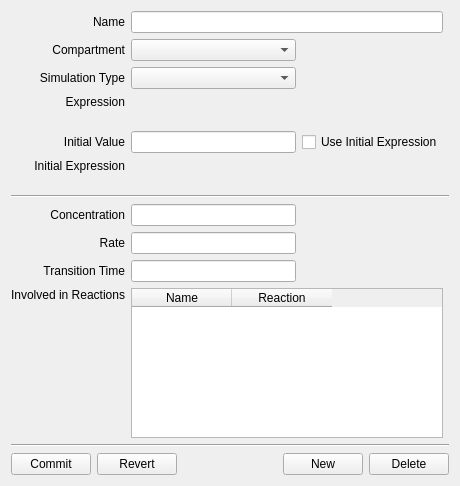
<ui version="4.0" >
<comment> Begin CVS Header </comment>
<comment>   $Source: /Volumes/Home/Users/shoops/cvs/copasi_dev/copasi/UI/CQSpeciesDetail.ui,v $ </comment>
<comment>   $Revision: 1.5 $ </comment>
<comment>   $Name:  $ </comment>
<comment>   $Author: shoops $ </comment>
<comment>   $Date: 2011/05/02 18:49:39 $ </comment>
<comment> End CVS Header </comment>

<comment> Copyright (C) 2011 - 2010 by Pedro Mendes, Virginia Tech Intellectual </comment>
<comment> Properties, Inc., University of Heidelberg, and The University </comment>
<comment> of Manchester. </comment>

<comment> Copyright (C) 2008 by Pedro Mendes, Virginia Tech Intellectual </comment>
<comment> Properties, Inc., EML Research, gGmbH, University of Heidelberg, </comment>
<comment> and The University of Manchester. </comment>
<comment> All rights reserved. </comment>
 <class>CQSpeciesDetail</class>
 <widget class="CopasiWidget" name="CQSpeciesDetail" >
  <property name="geometry" >
   <rect>
    <x>0</x>
    <y>0</y>
    <width>460</width>
    <height>486</height>
   </rect>
  </property>
  <property name="sizePolicy" >
   <sizepolicy vsizetype="Preferred" hsizetype="Preferred" >
    <horstretch>0</horstretch>
    <verstretch>0</verstretch>
   </sizepolicy>
  </property>
  <property name="caption" stdset="0" >
   <string>Metabolite</string>
  </property>
  <layout class="QVBoxLayout" name="verticalLayout" >
   <item>
    <layout class="QGridLayout" name="gridLayout" >
     <item row="0" column="0" >
      <widget class="QLabel" name="mpLblName" >
       <property name="sizePolicy" >
        <sizepolicy vsizetype="Minimum" hsizetype="Preferred" >
         <horstretch>0</horstretch>
         <verstretch>0</verstretch>
        </sizepolicy>
       </property>
       <property name="text" >
        <string>Name</string>
       </property>
       <property name="alignment" >
        <set>Qt::AlignRight|Qt::AlignTrailing|Qt::AlignVCenter</set>
       </property>
       <property name="wordWrap" >
        <bool>false</bool>
       </property>
      </widget>
     </item>
     <item row="1" column="0" >
      <widget class="QLabel" name="mpLblCompartment" >
       <property name="sizePolicy" >
        <sizepolicy vsizetype="Minimum" hsizetype="Preferred" >
         <horstretch>0</horstretch>
         <verstretch>0</verstretch>
        </sizepolicy>
       </property>
       <property name="text" >
        <string>Compartment</string>
       </property>
       <property name="alignment" >
        <set>Qt::AlignRight|Qt::AlignTrailing|Qt::AlignVCenter</set>
       </property>
       <property name="wordWrap" >
        <bool>false</bool>
       </property>
      </widget>
     </item>
     <item row="1" column="1" >
      <widget class="QComboBox" name="mpComboBoxCompartment" >
       <property name="sizePolicy" >
        <sizepolicy vsizetype="Fixed" hsizetype="MinimumExpanding" >
         <horstretch>0</horstretch>
         <verstretch>0</verstretch>
        </sizepolicy>
       </property>
      </widget>
     </item>
     <item row="2" column="0" >
      <widget class="QLabel" name="mpLblType" >
       <property name="sizePolicy" >
        <sizepolicy vsizetype="Minimum" hsizetype="Preferred" >
         <horstretch>0</horstretch>
         <verstretch>0</verstretch>
        </sizepolicy>
       </property>
       <property name="text" >
        <string>Simulation Type</string>
       </property>
       <property name="alignment" >
        <set>Qt::AlignRight|Qt::AlignTrailing|Qt::AlignVCenter</set>
       </property>
       <property name="wordWrap" >
        <bool>false</bool>
       </property>
      </widget>
     </item>
     <item row="2" column="1" >
      <widget class="QComboBox" name="mpComboBoxType" >
       <property name="sizePolicy" >
        <sizepolicy vsizetype="Fixed" hsizetype="MinimumExpanding" >
         <horstretch>0</horstretch>
         <verstretch>0</verstretch>
        </sizepolicy>
       </property>
      </widget>
     </item>
     <item row="3" column="0" >
      <widget class="QLabel" name="mpLblExpression" >
       <property name="sizePolicy" >
        <sizepolicy vsizetype="Minimum" hsizetype="Preferred" >
         <horstretch>0</horstretch>
         <verstretch>0</verstretch>
        </sizepolicy>
       </property>
       <property name="text" >
        <string>Expression</string>
       </property>
       <property name="alignment" >
        <set>Qt::AlignRight|Qt::AlignTop|Qt::AlignTrailing</set>
       </property>
       <property name="wordWrap" >
        <bool>false</bool>
       </property>
      </widget>
     </item>
     <item row="4" column="0" >
      <widget class="QLabel" name="mpLblInitialValue" >
       <property name="sizePolicy" >
        <sizepolicy vsizetype="Preferred" hsizetype="Preferred" >
         <horstretch>0</horstretch>
         <verstretch>0</verstretch>
        </sizepolicy>
       </property>
       <property name="text" >
        <string>Initial Value</string>
       </property>
       <property name="alignment" >
        <set>Qt::AlignRight|Qt::AlignTrailing|Qt::AlignVCenter</set>
       </property>
       <property name="wordWrap" >
        <bool>false</bool>
       </property>
      </widget>
     </item>
     <item row="5" column="0" >
      <widget class="QLabel" name="mpLblInitialExpression" >
       <property name="sizePolicy" >
        <sizepolicy vsizetype="Minimum" hsizetype="Preferred" >
         <horstretch>0</horstretch>
         <verstretch>0</verstretch>
        </sizepolicy>
       </property>
       <property name="text" >
        <string>Initial Expression</string>
       </property>
       <property name="alignment" >
        <set>Qt::AlignRight|Qt::AlignTop|Qt::AlignTrailing</set>
       </property>
       <property name="wordWrap" >
        <bool>false</bool>
       </property>
      </widget>
     </item>
     <item row="6" column="0" colspan="4" >
      <widget class="Line" name="mpLine1" >
       <property name="frameShape" >
        <enum>QFrame::HLine</enum>
       </property>
       <property name="frameShadow" >
        <enum>QFrame::Sunken</enum>
       </property>
      </widget>
     </item>
     <item row="7" column="0" >
      <widget class="QLabel" name="mpLblValue" >
       <property name="sizePolicy" >
        <sizepolicy vsizetype="Minimum" hsizetype="Preferred" >
         <horstretch>0</horstretch>
         <verstretch>0</verstretch>
        </sizepolicy>
       </property>
       <property name="text" >
        <string>Concentration</string>
       </property>
       <property name="alignment" >
        <set>Qt::AlignRight|Qt::AlignTrailing|Qt::AlignVCenter</set>
       </property>
       <property name="wordWrap" >
        <bool>false</bool>
       </property>
      </widget>
     </item>
     <item row="8" column="0" >
      <widget class="QLabel" name="mpLblRate" >
       <property name="sizePolicy" >
        <sizepolicy vsizetype="Minimum" hsizetype="Preferred" >
         <horstretch>0</horstretch>
         <verstretch>0</verstretch>
        </sizepolicy>
       </property>
       <property name="text" >
        <string>Rate</string>
       </property>
       <property name="alignment" >
        <set>Qt::AlignRight|Qt::AlignTrailing|Qt::AlignVCenter</set>
       </property>
       <property name="wordWrap" >
        <bool>false</bool>
       </property>
      </widget>
     </item>
     <item row="9" column="0" >
      <widget class="QLabel" name="mpLblTransitionTime" >
       <property name="sizePolicy" >
        <sizepolicy vsizetype="Minimum" hsizetype="Preferred" >
         <horstretch>0</horstretch>
         <verstretch>0</verstretch>
        </sizepolicy>
       </property>
       <property name="text" >
        <string>Transition Time</string>
       </property>
       <property name="alignment" >
        <set>Qt::AlignRight|Qt::AlignTrailing|Qt::AlignVCenter</set>
       </property>
       <property name="wordWrap" >
        <bool>false</bool>
       </property>
      </widget>
     </item>
     <item row="10" column="0" >
      <widget class="QLabel" name="mpLblReactions" >
       <property name="sizePolicy" >
        <sizepolicy vsizetype="Minimum" hsizetype="Preferred" >
         <horstretch>0</horstretch>
         <verstretch>0</verstretch>
        </sizepolicy>
       </property>
       <property name="text" >
        <string>Involved in Reactions</string>
       </property>
       <property name="textFormat" >
        <enum>Qt::AutoText</enum>
       </property>
       <property name="alignment" >
        <set>Qt::AlignRight|Qt::AlignTop|Qt::AlignTrailing</set>
       </property>
       <property name="wordWrap" >
        <bool>true</bool>
       </property>
      </widget>
     </item>
     <item row="12" column="0" colspan="4" >
      <widget class="Line" name="mpLine2" >
       <property name="frameShape" >
        <enum>QFrame::HLine</enum>
       </property>
       <property name="frameShadow" >
        <enum>QFrame::Sunken</enum>
       </property>
      </widget>
     </item>
     <item row="10" column="1" colspan="2" >
      <widget class="QTableWidget" name="mpReactionTable" >
       <property name="selectionBehavior" >
        <enum>QAbstractItemView::SelectRows</enum>
       </property>
       <property name="horizontalScrollMode" >
        <enum>QAbstractItemView::ScrollPerPixel</enum>
       </property>
       <property name="showGrid" >
        <bool>false</bool>
       </property>
       <property name="columnCount" >
        <number>2</number>
       </property>
       <column>
        <property name="text" >
         <string>Name</string>
        </property>
       </column>
       <column>
        <property name="text" >
         <string>Reaction</string>
        </property>
       </column>
      </widget>
     </item>
     <item row="9" column="1" >
      <widget class="QLineEdit" name="mpEditTransitionTime" >
       <property name="sizePolicy" >
        <sizepolicy vsizetype="Preferred" hsizetype="MinimumExpanding" >
         <horstretch>0</horstretch>
         <verstretch>0</verstretch>
        </sizepolicy>
       </property>
       <property name="readOnly" >
        <bool>true</bool>
       </property>
      </widget>
     </item>
     <item row="8" column="1" >
      <widget class="QLineEdit" name="mpEditRate" >
       <property name="sizePolicy" >
        <sizepolicy vsizetype="Preferred" hsizetype="MinimumExpanding" >
         <horstretch>0</horstretch>
         <verstretch>0</verstretch>
        </sizepolicy>
       </property>
       <property name="readOnly" >
        <bool>true</bool>
       </property>
      </widget>
     </item>
     <item row="7" column="1" >
      <widget class="QLineEdit" name="mpEditCurrentValue" >
       <property name="sizePolicy" >
        <sizepolicy vsizetype="Preferred" hsizetype="MinimumExpanding" >
         <horstretch>0</horstretch>
         <verstretch>0</verstretch>
        </sizepolicy>
       </property>
       <property name="readOnly" >
        <bool>true</bool>
       </property>
      </widget>
     </item>
     <item row="5" column="1" colspan="2" >
      <widget class="CQExpressionMmlStackedWidget" name="mpInitialExpressionEMW" >
       <property name="minimumSize" >
        <size>
         <width>300</width>
         <height>30</height>
        </size>
       </property>
       <property name="focusPolicy" >
        <enum>Qt::TabFocus</enum>
       </property>
       <widget class="QWidget" name="page_3" />
       <widget class="QWidget" name="page_4" />
      </widget>
     </item>
     <item row="4" column="1" >
      <widget class="QLineEdit" name="mpEditInitialValue" >
       <property name="sizePolicy" >
        <sizepolicy vsizetype="Preferred" hsizetype="MinimumExpanding" >
         <horstretch>0</horstretch>
         <verstretch>0</verstretch>
        </sizepolicy>
       </property>
      </widget>
     </item>
     <item row="3" column="1" colspan="2" >
      <widget class="CQExpressionMmlStackedWidget" name="mpExpressionEMW" >
       <property name="minimumSize" >
        <size>
         <width>300</width>
         <height>30</height>
        </size>
       </property>
       <property name="focusPolicy" >
        <enum>Qt::TabFocus</enum>
       </property>
       <widget class="QWidget" name="page" />
       <widget class="QWidget" name="page_2" />
      </widget>
     </item>
     <item row="0" column="1" colspan="2" >
      <widget class="QLineEdit" name="mpEditName" >
       <property name="sizePolicy" >
        <sizepolicy vsizetype="Fixed" hsizetype="MinimumExpanding" >
         <horstretch>0</horstretch>
         <verstretch>0</verstretch>
        </sizepolicy>
       </property>
      </widget>
     </item>
     <item row="4" column="2" >
      <widget class="QCheckBox" name="mpBoxUseInitialExpression" >
       <property name="text" >
        <string>Use Initial Expression</string>
       </property>
      </widget>
     </item>
     <item row="11" column="1" colspan="2" >
      <spacer name="mpSpacer" >
       <property name="orientation" >
        <enum>Qt::Vertical</enum>
       </property>
       <property name="sizeType" >
        <enum>QSizePolicy::Expanding</enum>
       </property>
       <property name="sizeHint" stdset="0" >
        <size>
         <width>17</width>
         <height>13</height>
        </size>
       </property>
      </spacer>
     </item>
    </layout>
   </item>
   <item>
    <layout class="QHBoxLayout" name="mpBtnLayout" >
     <item>
      <widget class="QPushButton" name="mpBtnCommit" >
       <property name="text" >
        <string>Commit</string>
       </property>
      </widget>
     </item>
     <item>
      <widget class="QPushButton" name="mpBtnRevert" >
       <property name="text" >
        <string>Revert</string>
       </property>
      </widget>
     </item>
     <item>
      <spacer name="mpBtnSpacer" >
       <property name="orientation" >
        <enum>Qt::Horizontal</enum>
       </property>
       <property name="sizeHint" stdset="0" >
        <size>
         <width>40</width>
         <height>20</height>
        </size>
       </property>
      </spacer>
     </item>
     <item>
      <widget class="QPushButton" name="mpBtnNew" >
       <property name="text" >
        <string>New</string>
       </property>
      </widget>
     </item>
     <item>
      <widget class="QPushButton" name="mpBtnDelete" >
       <property name="text" >
        <string>Delete</string>
       </property>
      </widget>
     </item>
    </layout>
   </item>
  </layout>
 </widget>
 <layoutdefault spacing="6" margin="11" />
 <customwidgets>
  <customwidget>
   <class>CopasiWidget</class>
   <extends>QWidget</extends>
   <header>copasi/UI/copasiWidget.h</header>
   <container>1</container>
  </customwidget>
  <customwidget>
   <class>CQExpressionMmlStackedWidget</class>
   <extends>QStackedWidget</extends>
   <header>CQExpressionMmlStackedWidget.h</header>
   <container>1</container>
  </customwidget>
 </customwidgets>
 <tabstops>
  <tabstop>mpComboBoxCompartment</tabstop>
  <tabstop>mpComboBoxType</tabstop>
  <tabstop>mpBtnCommit</tabstop>
  <tabstop>mpBtnRevert</tabstop>
  <tabstop>mpBtnNew</tabstop>
  <tabstop>mpBtnDelete</tabstop>
 </tabstops>
 <includes>
  <include location="global" >string</include>
  <include location="local" >copasi/UI/copasiWidget.h</include>
  <include location="local" >CQExpressionMmlWidget.h</include>
 </includes>
 <resources/>
 <connections>
  <connection>
   <sender>mpBtnCommit</sender>
   <signal>clicked()</signal>
   <receiver>CQSpeciesDetail</receiver>
   <slot>slotBtnCommit()</slot>
   <hints>
    <hint type="sourcelabel" >
     <x>32</x>
     <y>462</y>
    </hint>
    <hint type="destinationlabel" >
     <x>20</x>
     <y>20</y>
    </hint>
   </hints>
  </connection>
  <connection>
   <sender>mpBtnDelete</sender>
   <signal>clicked()</signal>
   <receiver>CQSpeciesDetail</receiver>
   <slot>slotBtnDelete()</slot>
   <hints>
    <hint type="sourcelabel" >
     <x>400</x>
     <y>462</y>
    </hint>
    <hint type="destinationlabel" >
     <x>20</x>
     <y>20</y>
    </hint>
   </hints>
  </connection>
  <connection>
   <sender>mpBtnNew</sender>
   <signal>clicked()</signal>
   <receiver>CQSpeciesDetail</receiver>
   <slot>slotBtnNew()</slot>
   <hints>
    <hint type="sourcelabel" >
     <x>331</x>
     <y>462</y>
    </hint>
    <hint type="destinationlabel" >
     <x>20</x>
     <y>20</y>
    </hint>
   </hints>
  </connection>
  <connection>
   <sender>mpBtnRevert</sender>
   <signal>clicked()</signal>
   <receiver>CQSpeciesDetail</receiver>
   <slot>slotBtnRevert()</slot>
   <hints>
    <hint type="sourcelabel" >
     <x>124</x>
     <y>462</y>
    </hint>
    <hint type="destinationlabel" >
     <x>20</x>
     <y>20</y>
    </hint>
   </hints>
  </connection>
  <connection>
   <sender>mpComboBoxCompartment</sender>
   <signal>activated(int)</signal>
   <receiver>CQSpeciesDetail</receiver>
   <slot>slotCompartmentChanged(int)</slot>
   <hints>
    <hint type="sourcelabel" >
     <x>173</x>
     <y>62</y>
    </hint>
    <hint type="destinationlabel" >
     <x>20</x>
     <y>20</y>
    </hint>
   </hints>
  </connection>
  <connection>
   <sender>mpComboBoxType</sender>
   <signal>activated(int)</signal>
   <receiver>CQSpeciesDetail</receiver>
   <slot>slotTypeChanged(int)</slot>
   <hints>
    <hint type="sourcelabel" >
     <x>173</x>
     <y>92</y>
    </hint>
    <hint type="destinationlabel" >
     <x>20</x>
     <y>20</y>
    </hint>
   </hints>
  </connection>
  <connection>
   <sender>mpEditInitialValue</sender>
   <signal>lostFocus()</signal>
   <receiver>CQSpeciesDetail</receiver>
   <slot>slotInitialValueLostFocus()</slot>
   <hints>
    <hint type="sourcelabel" >
     <x>176</x>
     <y>164</y>
    </hint>
    <hint type="destinationlabel" >
     <x>20</x>
     <y>20</y>
    </hint>
   </hints>
  </connection>
  <connection>
   <sender>mpBoxUseInitialExpression</sender>
   <signal>toggled(bool)</signal>
   <receiver>CQSpeciesDetail</receiver>
   <slot>slotInitialTypeChanged(bool)</slot>
   <hints>
    <hint type="sourcelabel" >
     <x>330</x>
     <y>165</y>
    </hint>
    <hint type="destinationlabel" >
     <x>20</x>
     <y>20</y>
    </hint>
   </hints>
  </connection>
  <connection>
   <sender>mpEditName</sender>
   <signal>editingFinished()</signal>
   <receiver>CQSpeciesDetail</receiver>
   <slot>slotNameLostFocus()</slot>
   <hints>
    <hint type="sourcelabel" >
     <x>176</x>
     <y>32</y>
    </hint>
    <hint type="destinationlabel" >
     <x>20</x>
     <y>20</y>
    </hint>
   </hints>
  </connection>
  <connection>
   <sender>mpReactionTable</sender>
   <signal>cellDoubleClicked(int,int)</signal>
   <receiver>CQSpeciesDetail</receiver>
   <slot>slotSwitchToReaction(int,int)</slot>
   <hints>
    <hint type="sourcelabel" >
     <x>282</x>
     <y>366</y>
    </hint>
    <hint type="destinationlabel" >
     <x>223</x>
     <y>242</y>
    </hint>
   </hints>
  </connection>
 </connections>
</ui>
